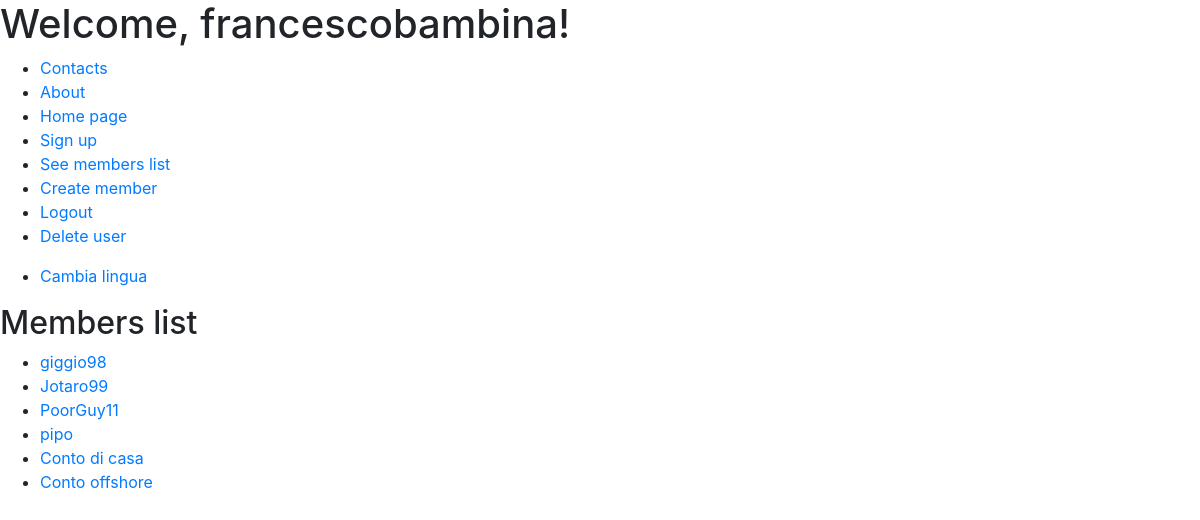
The app's page /en/francescobambina/member_list/ (signed in), older data.
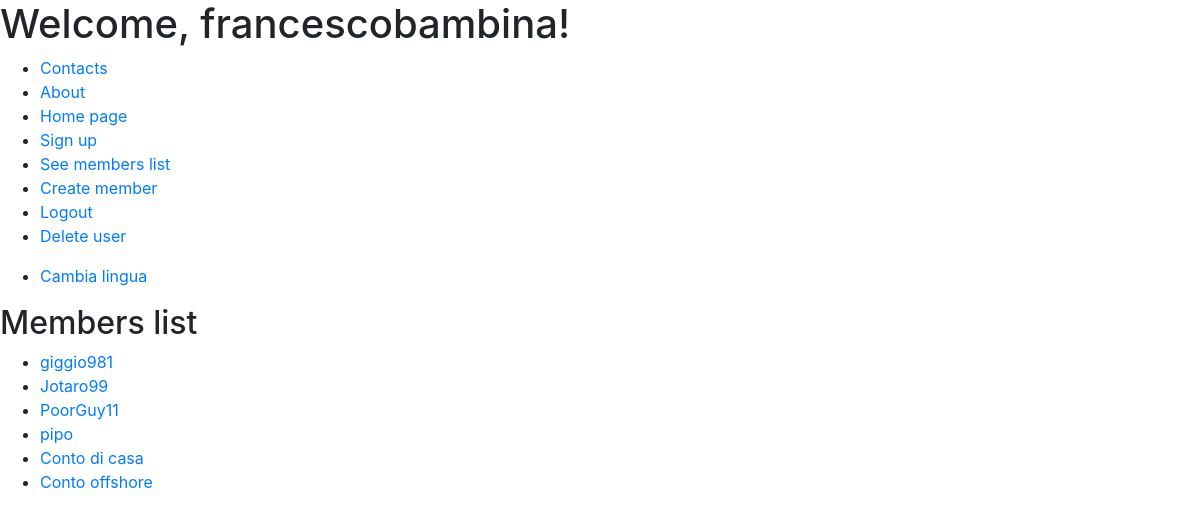
The same page, newer data.
### members/models.py (models this page shows, shortened)
class Member(models.Model):
    name = models.CharField(max_length=256)
    email = models.EmailField(max_length=256)
    availability = models.DecimalField(max_digits=10000, decimal_places=2)
    spendable = models.DecimalField(max_digits=10000, decimal_places=2, db_column='spending')
    author = models.CharField(max_length=256, default='')
    history = HistoricalRecords()
    def __init__(self, *args, **kwargs):
        super().__init__(*args, **kwargs)

### members/views.py (the view)
# urls.py: path('en/<str:logged_user>/member_list/', member_list_view, name="member_list_view"),                       # member.views
def member_list_view(request, logged_user):
    memberList = list(Member.objects.filter(author = logged_user))
    obj = Member.objects.filter(author = logged_user).first()
    if str(request.user) != logged_user:
        return redirect(reverse('refused'))
    if obj == None:
        context = {}
        return render(request, 'member/member_list.html', context)
    context = {
        "memberList": memberList,
        "logged_user": logged_user
    }
    return render(request, 'member/member_list.html', context)

### templates/member/member_list.html (shortened to what this page needs)
{% extends 'html/base.html' %}
{% block body_content %}
<h1>Welcome, {{ request.user }}!</h1>
{% include 'html/navbar.html' %}
<ul>
    <li> <a href="{% url 'member_list_view_it' logged_user=user.username %}">Cambia lingua</a></li>
</ul>
<h2>Members list</h2>
<ul>
{% for obj in memberList%}
    <li>
        <a href={% url 'member_detail_view' name=obj.name %}>{{ obj.name }}</a>
    </li>
{% endfor %}
</ul>
{% endblock %}

### templates/html/base.html (shortened to what this page needs)
{% load static %}
<!DOCTYPE html>
<html>
    <head>
        <link
            rel="stylesheet"
            href="https://stackpath.bootstrapcdn.com/bootstrap/4.3.1/css/bootstrap.min.css"
>
        <link
            rel="stylesheet"
            type="text/css"
            href="{% static '/css/classes.css'%}">
    </head>
    <body>
        {% block body_content %}{% endblock %}
    </body>
</html>

### templates/html/navbar.html
<nav>
    <ul>
        <li> <a href="/en/contacts">Contacts</a> </li>
        <li> <a href="/en/about">About</a> </li>
        <li> <a href="/en">Home page</a> </li>
        <li> <a href="/en/create_user">Sign up</a> </li>
        {% if user.is_authenticated %}
        <li> <a href="{% url 'member_list_view' logged_user=user.username %}">See members list</a></li>
        <li> <a href="/en/create_member">Create member</a> </li>
        <li> <a href="/en/logout">Logout</a></li>
        <li> <a href="/en/delete">Delete user</a></li>
        {% else %}
        <li> <a href="/login">Login</a> </li>
        {% endif %}
    </ul>
</nav>

Row changes from the older to the newer data that the page shows:
changed Member: name "giggio98" → "giggio981"
